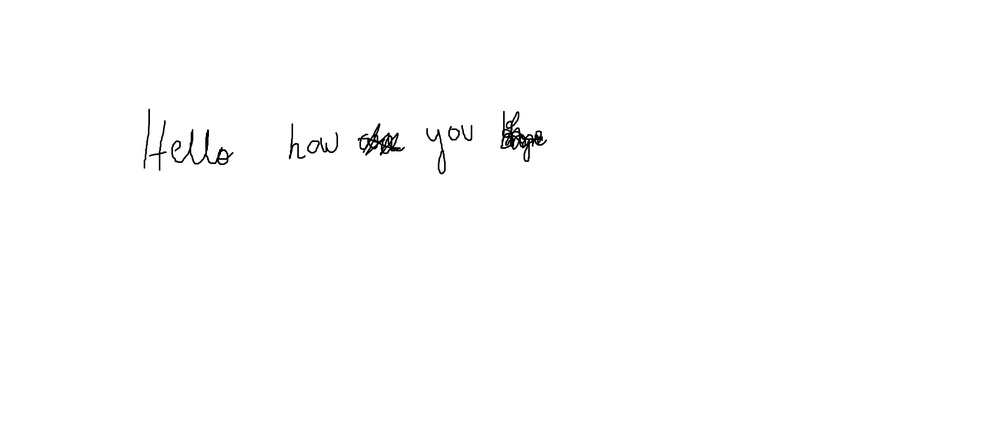
#> input picture path_to_your_image.jpg, 1000 x 448 px, shrunk from 1914 x 858 before the run
$ jupyter execute hello2.ipynb
#> lines starting #> are read from the running program, lines starting #| are printed output that depends on the picture; after the words box and inside, x2 and y2 are one past the last pixel; in counts of white or black regions, pixels touching at a corner belong together
#> further down, image is the input picture: shape (448, 1000, 3); min 0, max 255, mean 253.7
[cell 1]
import cv2
import numpy as np

def calculate_ink_density(image, contour):
    # Create a mask for the contour region
    mask = np.zeros_like(image, dtype=np.uint8)
    cv2.drawContours(mask, [contour], -1, (255, 255, 255), thickness=cv2.FILLED)

    # Apply the mask to the image
    masked_image = cv2.bitwise_and(image, mask)

    # Convert the masked image to grayscale
    gray = cv2.cvtColor(masked_image, cv2.COLOR_BGR2GRAY)

    # Calculate the ink density as the ratio of non-zero pixels to the total number of pixels in the contour region
    ink_density = np.count_nonzero(gray) / float(cv2.contourArea(contour))

    return ink_density

def flag_overwritten_text(image, threshold=0.5, min_contour_area=100):
    # Convert the image to grayscale
#> called with threshold = 0.5, min_contour_area = 100
    gray = cv2.cvtColor(image, cv2.COLOR_BGR2GRAY)

    # Apply adaptive thresholding to obtain a binary image
    threshold = cv2.adaptiveThreshold(gray, 255, cv2.ADAPTIVE_THRESH_MEAN_C, cv2.THRESH_BINARY_INV, 11, 4)
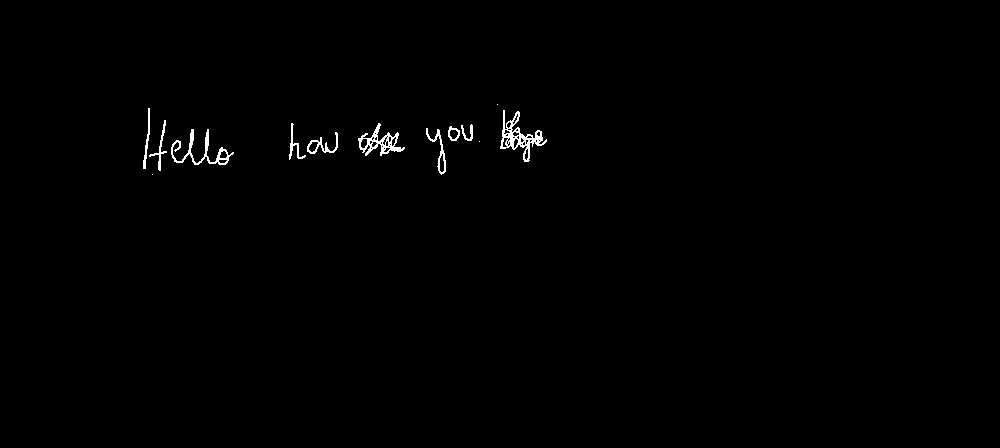
#> threshold: shape (448, 1000); 0.59% white in thin lines or dots, all inside (x1, y1, x2, y2) = (143, 104, 547, 175)

    # Find contours in the binary image
    contours, _ = cv2.findContours(threshold, cv2.RETR_EXTERNAL, cv2.CHAIN_APPROX_SIMPLE)
#> contours = 13 contours, 3 with area under 20; largest, box (x1, y1, x2, y2) and area: (500, 110, 547, 162) 744, (358, 123, 405, 156) 542, (171, 129, 234, 165) 384, (426, 128, 446, 175) 192, (307, 132, 338, 154) 182

    # Create a blank image for drawing the flagged contours
    flagged_image = np.copy(image)

    # Iterate through the contours
    for contour in contours:
        # Calculate the area of the contour
        contour_area = cv2.contourArea(contour)

        # Skip contours with small area
        if contour_area < min_contour_area:
            continue

        # Calculate the ink density for the contour
        ink_density = calculate_ink_density(image, contour)

        # Flag contours with ink density above the threshold as overwritten text
        if ink_density > threshold.any():
            # Draw a red rectangle around the flagged contour
            x, y, w, h = cv2.boundingRect(contour)
            cv2.rectangle(flagged_image, (x, y), (x + w, y + h), (0, 0, 255), 2)
#> this loop made 13 passes
#> (contour_area, ink_density, x, y, w, h) on passes 3 to 6: (182.5, 1.21, 307, 132, 31, 22), (383.5, 1.19, 171, 129, 63, 36), (191.5, 1.2, 426, 128, 20, 47), (115.5, 1.06, 448, 126, 12, 15)
#> contour_area on passes 7, 9, 10, 12: 50, 78, 88, 79.5
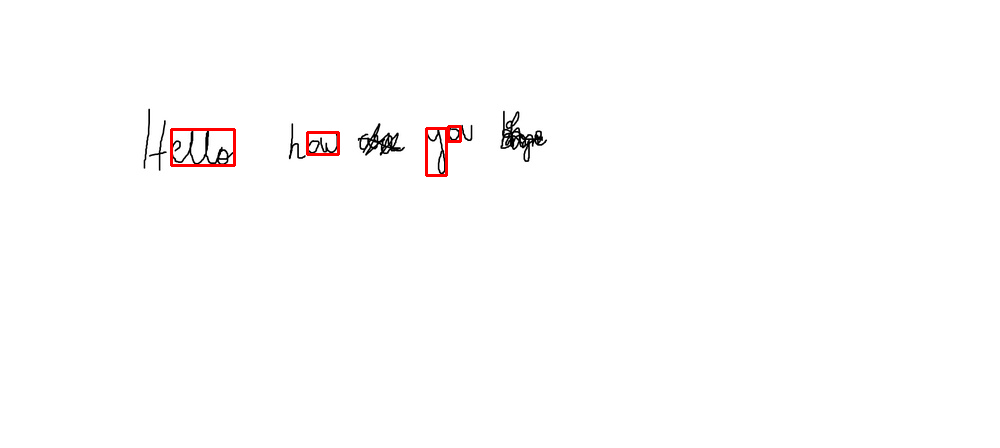
#> flagged_image: shape (448, 1000, 3); 0.32% of pixels changed, all inside (x1, y1, x2, y2) = (170, 125, 462, 177)

    return flagged_image

# Example usage:
# Load the image
image = cv2.imread('path_to_your_image.jpg')

# Flag the overwritten text based on ink density
flagged_image = flag_overwritten_text(image, threshold=0.5, min_contour_area=100)

# Display the flagged image
cv2.imshow('Flagged Overwritten Text', flagged_image)
cv2.waitKey(0)
cv2.destroyAllWindows()

$ run again, with test2.jpg copied over path_to_your_image.jpg
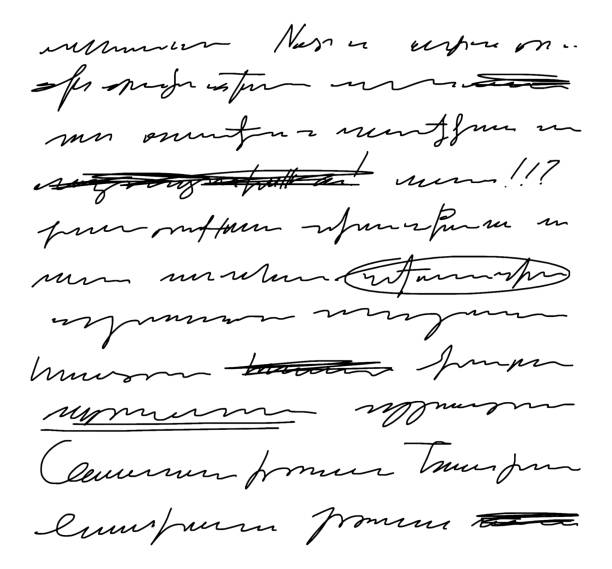
#> input picture test2.jpg, 612 x 569 px
#> image is the input picture: shape (569, 612, 3); min 0, max 255, mean 238.8
#> in flag_overwritten_text, `threshold = cv2.adaptiveThreshold(gray, 255, cv2.ADAPTIVE_THRESH_MEAN_..`:
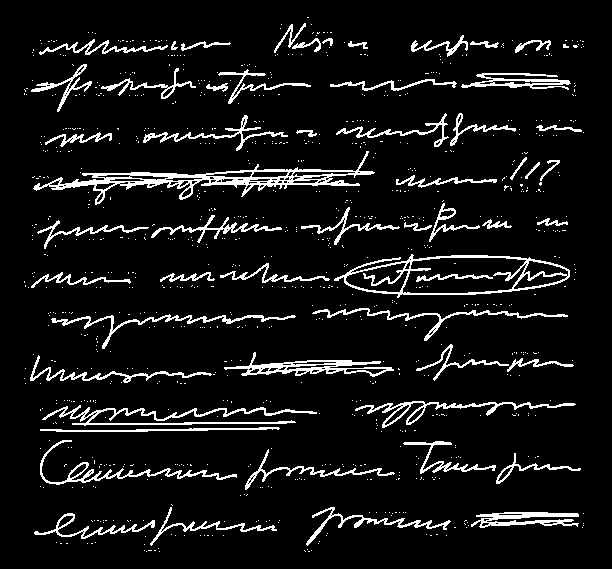
#> threshold: shape (569, 612); 8.1% white in thin lines or dots, all inside (x1, y1, x2, y2) = (24, 17, 584, 552)
#> contours = 899 contours, 844 with area under 20; largest, box (x1, y1, x2, y2) and area: (334, 254, 570, 298) 6898, (33, 151, 375, 205) 3902, (224, 352, 394, 377) 1366, (42, 405, 317, 426) 839, (355, 401, 576, 428) 823
#> the loop in flag_overwritten_text, `for contour in contours:` made 899 passes
#> (contour_area, ink_density, x, y, w, h) on passes 65, 66, 75, 76, 154, 155, 163, 164: (434.5, 1.3, 34, 513, 121, 26), (748, 1.03, 471, 512, 108, 16), (458, 1.35, 306, 507, 145, 39), (302, 1.48, 150, 507, 127, 39), (263.5, 1.32, 496, 453, 85, 31), (377.5, 1.43, 245, 449, 150, 41), (334, 1.4, 403, 441, 93, 33), (687, 1.37, 40, 440, 197, 45)
#> after the loop in flag_overwritten_text, `for contour in contours:`:
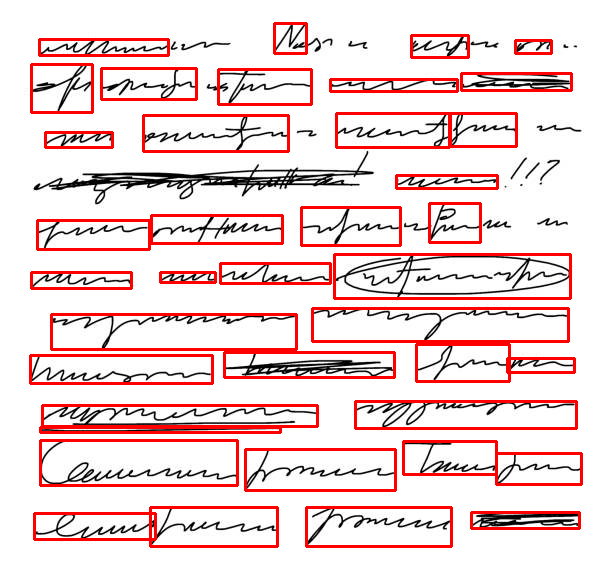
#> flagged_image: shape (569, 612, 3); 10.05% of pixels changed, all inside (x1, y1, x2, y2) = (29, 22, 583, 548)
